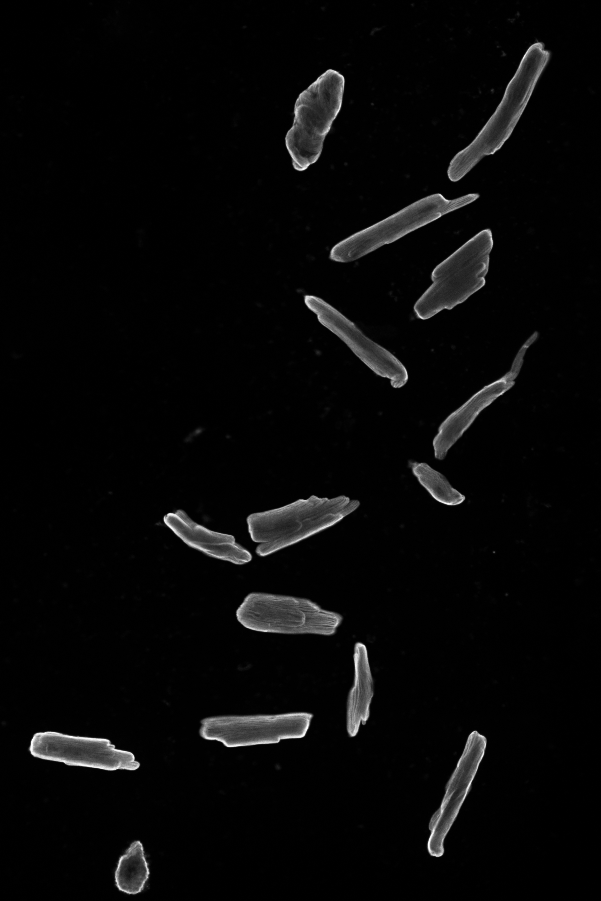
%> input picture cells.tif, 601 x 901 px
$ octave sampleCode.m   (GNU Octave 9; MATLAB toolbox functions it lacks are replaced by stand-ins)
%> lines starting %> are read from the running program, lines starting %| are printed output that depends on the picture; in (x1, y1, x2, y2) boxes, pixels count from 0 and x2, y2 are one past the last pixel; in counts of white or black regions, pixels touching at a corner belong together; the program's own positions count from 1
%This example shows how to segment (identify) individual cells and their
%nuclei.

clearvars %Clear variables in the workspace

%Read image of cell bodies
I = imread('cells.tif');
%> I is the input picture: size 901x601 uint16; min 456, max 58943, mean 2367.6

%Segment the cells using imbinarize
mask = imbinarize(I);
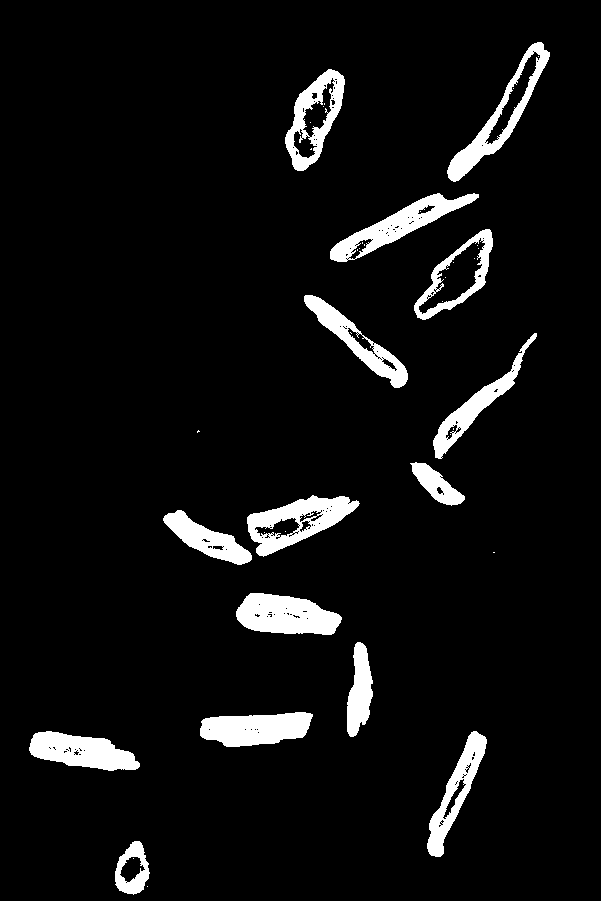
%> mask: size 901x601 logical; 6.4% white; 41 white regions (26 under 20 px), largest, box (x1, y1, x2, y2) and area: (236, 593, 342, 635) 3227, (247, 495, 360, 557) 3073, (330, 193, 479, 262) 2989
mask = imfill(mask, 'holes');
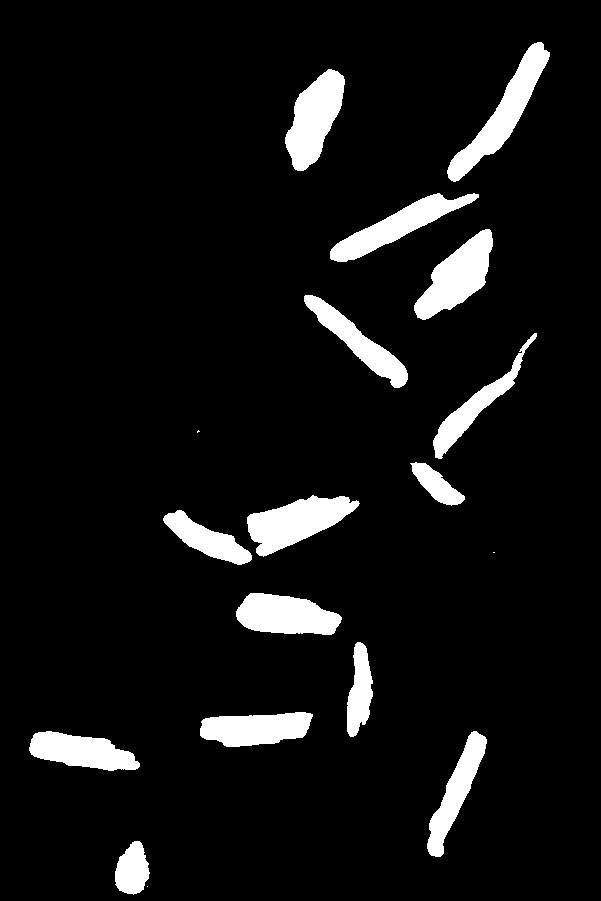
%> mask: size 901x601 logical; 7.5% white; 18 white regions (3 under 20 px), largest, box (x1, y1, x2, y2) and area: (447, 42, 550, 182) 3750, (247, 495, 360, 557) 3687, (285, 69, 345, 171) 3537

mask = bwareaopen(mask, 100);
imshowpair(I, mask);  %Display the mask on the image
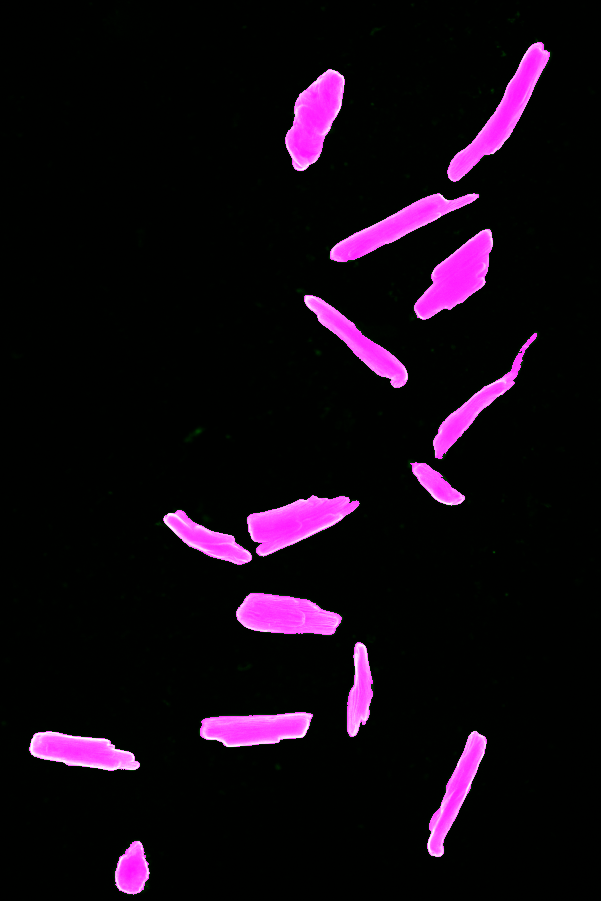
%> displayed picture: size 901x601x3, on the screen's scale of 0 to 255; mean R, G, B 19, 8.3, 19

%Measure length of the cells
celldata = regionprops(mask, I, 'MajorAxisLength', 'MeanIntensity');
%> celldata = 15 regions; first 5, MajorAxisLength and MeanIntensity: 115.9 28892.7, 53.11 20569.1, 100.8 25428.4, 119.9 25436.9, 108.5 21708.8

%Number of cells
numCells = numel(celldata)
%> numCells = 15

%Average cell length
avgCellLen = mean(cat(1, celldata.MajorAxisLength)) .* 0.4596
%> avgCellLen = 54.42

%Plot a histogram
histogram(cat(1, celldata.MajorAxisLength), 30)
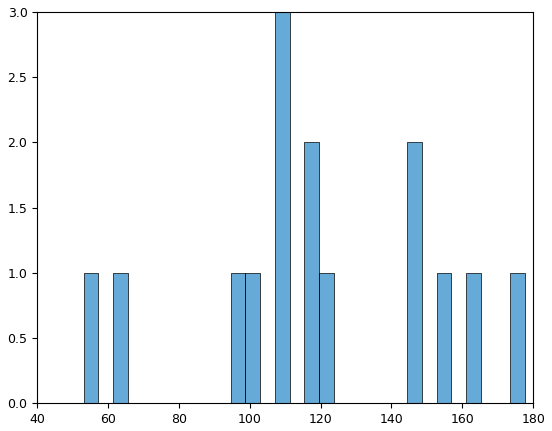
%> figure redrawn from the program's plot data; tallest bar 3 high, from x = 107.1 to 111.2

%Plot the mean intensities
figure;
plot(cat(1, celldata.MeanIntensity))
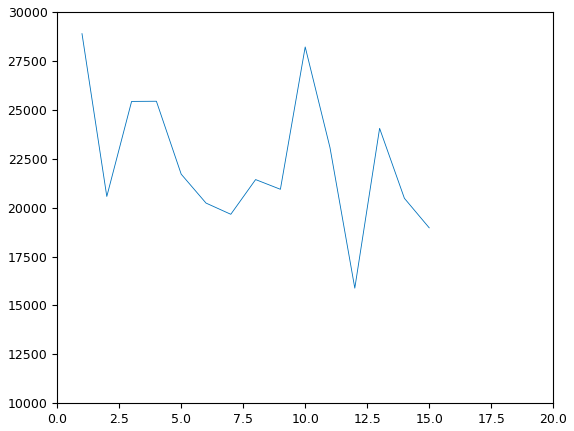
%> figure redrawn from the program's plot data; curve peaks at x = 1, y = 28892.7


%Additional: Combine with image of nuclei for color
figure;
Inucl = imread('nuclei.tif');
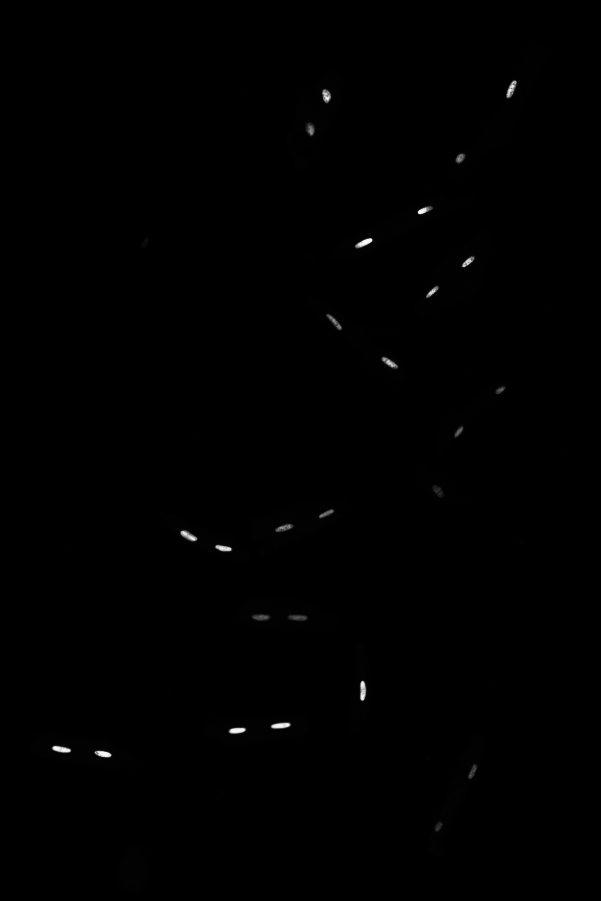
%> input picture nuclei.tif, 601 x 901 px
%> Inucl is the input picture: size 901x601 uint16; min 421, max 60064, mean 639.3
Irgb = cat(3, I, Inucl, zeros(size(I)));
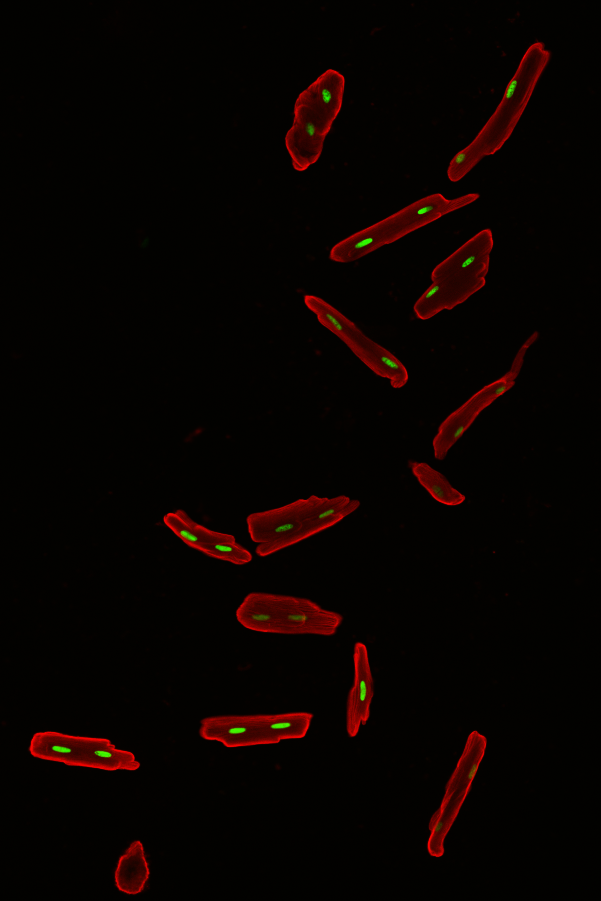
%> Irgb: size 901x601x3 uint16; mean R, G, B 2367.6, 639.3, 0; drawn with min black and max white
imshow(Irgb)
